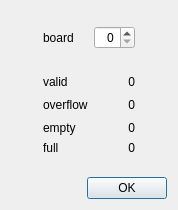
<?xml version="1.0" encoding="UTF-8"?>
<ui version="4.0">
 <class>DialogFifoPixelsClass</class>
 <widget class="QDialog" name="DialogFifoPixelsClass">
  <property name="geometry">
   <rect>
    <x>0</x>
    <y>0</y>
    <width>178</width>
    <height>210</height>
   </rect>
  </property>
  <property name="windowTitle">
   <string>DialogFifoPixels</string>
  </property>
  <layout class="QVBoxLayout" name="verticalLayout_2">
   <item>
    <layout class="QVBoxLayout" name="verticalLayout">
     <item>
      <spacer name="verticalSpacer">
       <property name="orientation">
        <enum>Qt::Vertical</enum>
       </property>
       <property name="sizeHint" stdset="0">
        <size>
         <width>20</width>
         <height>40</height>
        </size>
       </property>
      </spacer>
     </item>
     <item>
      <layout class="QGridLayout" name="gridLayout">
       <item row="2" column="2">
        <widget class="QSpinBox" name="spinBoxBoard">
         <property name="alignment">
          <set>Qt::AlignRight|Qt::AlignTrailing|Qt::AlignVCenter</set>
         </property>
        </widget>
       </item>
       <item row="9" column="2">
        <widget class="QLabel" name="labelFifoFullValue">
         <property name="text">
          <string>0</string>
         </property>
         <property name="alignment">
          <set>Qt::AlignRight|Qt::AlignTrailing|Qt::AlignVCenter</set>
         </property>
        </widget>
       </item>
       <item row="8" column="2">
        <widget class="QLabel" name="labelFifoEmptyValue">
         <property name="text">
          <string>0</string>
         </property>
         <property name="alignment">
          <set>Qt::AlignRight|Qt::AlignTrailing|Qt::AlignVCenter</set>
         </property>
        </widget>
       </item>
       <item row="2" column="1">
        <widget class="QLabel" name="labelBoard">
         <property name="text">
          <string>board</string>
         </property>
        </widget>
       </item>
       <item row="9" column="1">
        <widget class="QLabel" name="labelFifoFull">
         <property name="text">
          <string>full</string>
         </property>
        </widget>
       </item>
       <item row="7" column="0">
        <spacer name="horizontalSpacer">
         <property name="orientation">
          <enum>Qt::Horizontal</enum>
         </property>
         <property name="sizeHint" stdset="0">
          <size>
           <width>40</width>
           <height>20</height>
          </size>
         </property>
        </spacer>
       </item>
       <item row="8" column="1">
        <widget class="QLabel" name="labelFifoEmpty">
         <property name="text">
          <string>empty</string>
         </property>
        </widget>
       </item>
       <item row="7" column="2">
        <widget class="QLabel" name="labelFifoOverflowValue">
         <property name="text">
          <string>0</string>
         </property>
         <property name="alignment">
          <set>Qt::AlignRight|Qt::AlignTrailing|Qt::AlignVCenter</set>
         </property>
        </widget>
       </item>
       <item row="4" column="1">
        <widget class="QLabel" name="labelFifoValid">
         <property name="text">
          <string>valid</string>
         </property>
        </widget>
       </item>
       <item row="10" column="1">
        <spacer name="verticalSpacer_2">
         <property name="orientation">
          <enum>Qt::Vertical</enum>
         </property>
         <property name="sizeHint" stdset="0">
          <size>
           <width>20</width>
           <height>40</height>
          </size>
         </property>
        </spacer>
       </item>
       <item row="7" column="1">
        <widget class="QLabel" name="labelFifoOverflow">
         <property name="text">
          <string>overflow</string>
         </property>
        </widget>
       </item>
       <item row="7" column="3">
        <spacer name="horizontalSpacer_2">
         <property name="orientation">
          <enum>Qt::Horizontal</enum>
         </property>
         <property name="sizeHint" stdset="0">
          <size>
           <width>40</width>
           <height>20</height>
          </size>
         </property>
        </spacer>
       </item>
       <item row="4" column="2">
        <widget class="QLabel" name="labelFifoValidValue">
         <property name="text">
          <string>0</string>
         </property>
         <property name="alignment">
          <set>Qt::AlignRight|Qt::AlignTrailing|Qt::AlignVCenter</set>
         </property>
        </widget>
       </item>
       <item row="3" column="1">
        <widget class="QLabel" name="labelEmpty">
         <property name="text">
          <string/>
         </property>
        </widget>
       </item>
      </layout>
     </item>
     <item>
      <widget class="QDialogButtonBox" name="buttonBox">
       <property name="standardButtons">
        <set>QDialogButtonBox::Ok</set>
       </property>
      </widget>
     </item>
    </layout>
   </item>
  </layout>
 </widget>
 <layoutdefault spacing="6" margin="11"/>
 <resources/>
 <connections>
  <connection>
   <sender>buttonBox</sender>
   <signal>accepted()</signal>
   <receiver>DialogFifoPixelsClass</receiver>
   <slot>accept()</slot>
   <hints>
    <hint type="sourcelabel">
     <x>99</x>
     <y>189</y>
    </hint>
    <hint type="destinationlabel">
     <x>159</x>
     <y>162</y>
    </hint>
   </hints>
  </connection>
 </connections>
</ui>
